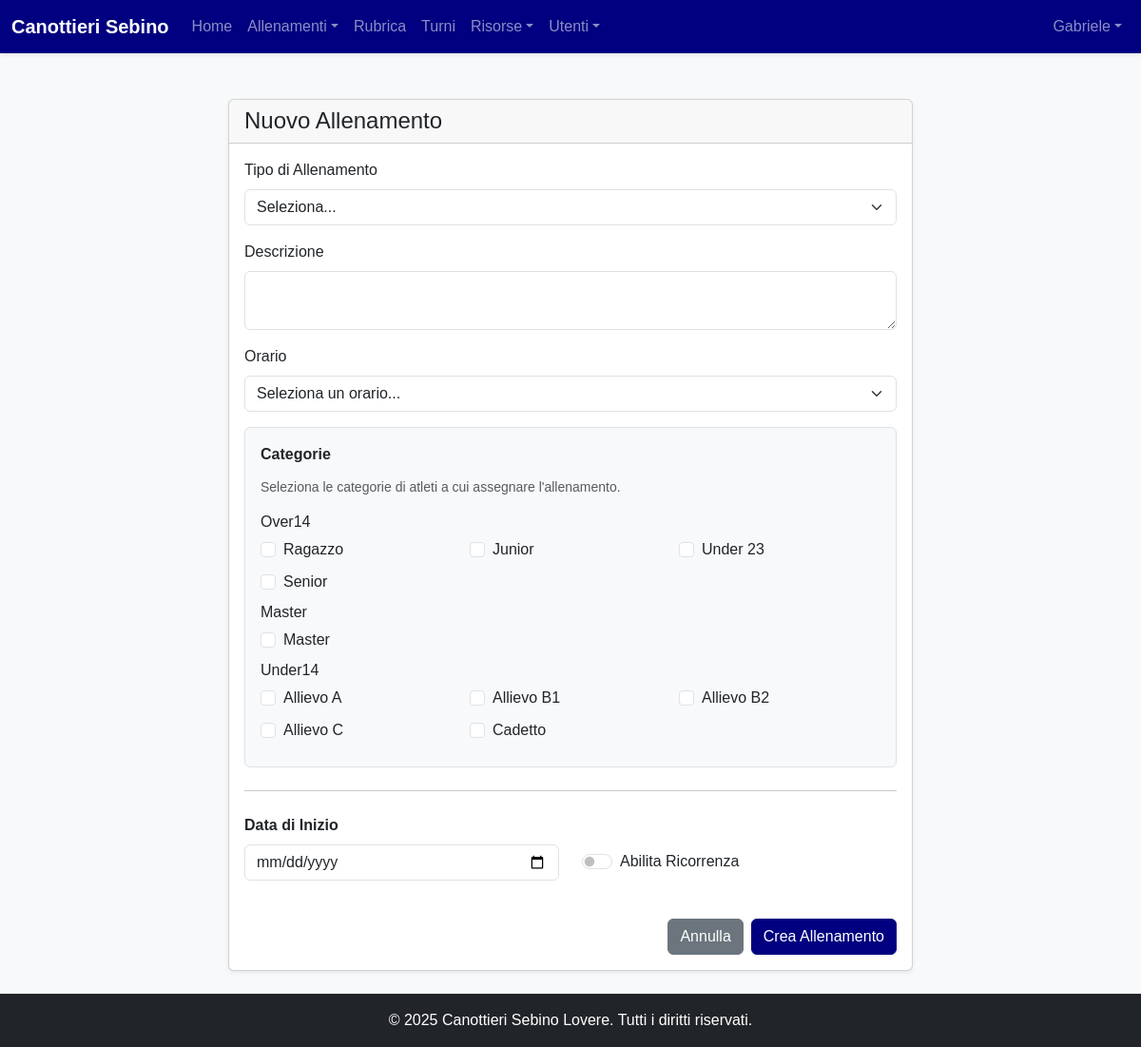
/allenamenti/nuovo (signed in), run on the app's committed database.
### models.py (models this page shows, shortened)
class User(Base):
    __tablename__ = "users"
    id = Column(Integer, primary_key=True, index=True)
    username = Column(String, unique=True, index=True, nullable=False)
    hashed_password = Column(String, nullable=False)
    first_name = Column(String, nullable=False)
    last_name = Column(String, nullable=False)
    email = Column(String, unique=True, index=True)
    phone_number = Column(String)
    date_of_birth = Column(Date)
    tax_code = Column(String, unique=True)
    enrollment_year = Column(Integer)
    membership_date = Column(Date)
    certificate_expiration = Column(Date)
    address = Column(String)
    manual_category = Column(String, nullable=True)
    roles = relationship("Role", secondary=user_roles, back_populates="users")
    tags = relationship("Tag", secondary=user_tags, back_populates="users")
    barche_assegnate = relationship("Barca", secondary=barca_atleti_association, back_populates="atleti_assegnati")
    schede_pesi = relationship("SchedaPesi", back_populates="atleta")
    turni = relationship("Turno", back_populates="user")

class Categoria(Base):
    __tablename__ = "categorie"
    id = Column(Integer, primary_key=True)
    nome = Column(String, unique=True, nullable=False)
    eta_min = Column(Integer, nullable=False)
    eta_max = Column(Integer, nullable=False)
    ordine = Column(Integer, default=0)
    allenamenti = relationship(
        "Allenamento", secondary=allenamento_categoria_association, back_populates="categories"
    )

### routers/trainings.py (the view)
@router.get("/allenamenti/nuovo", response_class=HTMLResponse)
async def nuovo_allenamento_form(
    request: Request,
    db: Session = Depends(get_db),
    staff_user: models.User = Depends(get_current_admin_or_coach_user),
):
    grouped_categories = _group_categories(db)
    return templates.TemplateResponse(
        "allenamenti/crea_allenamento.html",
        {
            "request": request,
            "current_user": staff_user,
            "grouped_categories": grouped_categories,
            "selected_category_names": [],
        },
    )

### templates/allenamenti/crea_allenamento.html (shortened to what this page needs)
{% extends "layouts/_base.html" %}
{% block content %}
<div class="container mt-4">
    <div class="row justify-content-center">
        <div class="col-lg-8">
            <div class="card shadow-sm">
                <div class="card-header">
                    <h2 class="h4 mb-0">Nuovo Allenamento</h2>
                </div>
                <div class="card-body">
                    {% include 'partials/_allenamento_form.html' %}
                </div>
            </div>
        </div>
    </div>
</div>
{% endblock %}

### templates/layouts/_base.html (shortened to what this page needs)
<!doctype html>
<html lang="it" class="h-100">
<head>
    <link href="https://cdn.jsdelivr.net/npm/bootstrap@5.3.3/dist/css/bootstrap.min.css" rel="stylesheet">
    <link rel="stylesheet" href="{{ url_for('static', path='/style.css') }}">
</head>
<body class="d-flex flex-column h-100 bg-light">
<nav class="navbar navbar-expand-lg navbar-dark bg-primary shadow-sm">
    <div class="container-fluid">
        <a class="navbar-brand fw-bold" href="/dashboard">Canottieri Sebino</a>
        <div class="collapse navbar-collapse" id="navbarNav">
            {% if current_user %}
            <ul class="navbar-nav me-auto mb-2 mb-lg-0">
                <li class="nav-item"><a class="nav-link" href="/dashboard">Home</a></li>
                <li class="nav-item dropdown">
                    <a class="nav-link dropdown-toggle" href="#" id="allenamentiDropdown" role="button" data-bs-toggle="dropdown">Allenamenti</a>
                </li>
                <li class="nav-item"><a class="nav-link" href="/rubrica">Rubrica</a></li>
                {% if current_user.is_admin %}<li class="nav-item"><a class="nav-link" href="/turni">Turni</a></li>{% endif %}
                <li class="nav-item dropdown">
                    <a class="nav-link dropdown-toggle" href="#" id="risorseDropdown" role="button" data-bs-toggle="dropdown">Risorse</a>
                </li>
                {% if current_user.is_admin %}
                <li class="nav-item dropdown">
                    <a class="nav-link dropdown-toggle" href="#" id="adminMenu" role="button" data-bs-toggle="dropdown">Utenti</a>
                </li>
                {% endif %}
            </ul>
            {% endif %}
            <ul class="navbar-nav ms-auto">
                {% if current_user %}
                <li class="nav-item dropdown">
                    <a class="nav-link dropdown-toggle" href="#" id="navbarUserDropdown" role="button" data-bs-toggle="dropdown">{{ current_user.first_name or current_user.username }}</a>
                </li>
                {% else %}
                <li class="nav-item"><a class="nav-link" href="/login">Login</a></li>
                {% endif %}
            </ul>
        </div>
    </div>
</nav>
<main class="container my-4 flex-grow-1">{% block content %}{% endblock %}</main>
<footer class="text-center text-white py-3 mt-auto bg-dark"><p class="mb-0">&copy; 2025 Canottieri Sebino Lovere. Tutti i diritti riservati.</p></footer>
</body>
</html>

### templates/partials/_allenamento_form.html (shortened to what this page needs)
{% set allenamento_data = allenamento or {} %}
{% set selected_categories = selected_category_names or [] %}
{% set grouped = grouped_categories or {} %}
<form method="post" id="allenamentoForm">
    <div class="mb-3">
        <label for="tipo" class="form-label">Tipo di Allenamento</label>
        <select class="form-select" id="tipo" name="tipo" required>
            <option value="" disabled {% if not allenamento_data.tipo %}selected{% endif %}>Seleziona...</option>
        </select>
    </div>
    <div class="mb-3">
        <label for="descrizione" class="form-label">Descrizione</label>
        <textarea class="form-control" id="descrizione" name="descrizione" rows="2">{{ allenamento_data.descrizione or '' }}</textarea>
    </div>
    <div class="mb-3">
        <label for="orario" class="form-label">Orario</label>
        <select class="form-select" id="orario" name="orario">
            <option value="" disabled {% if not allenamento_data.orario %}selected{% endif %}>Seleziona un orario...</option>
        </select>
    </div>
    <div class="mb-4 p-3 border rounded bg-light">
        <label class="form-label fw-bold">Categorie</label>
        <p class="form-text">Seleziona le categorie di atleti a cui assegnare l'allenamento.</p>
        {% for group_name, cats in grouped.items() %}
        <h6 class="mt-2">{{ group_name }}</h6>
        <div class="row g-2 mb-2">
            {% for category in cats %}
            <div class="col-md-4">
                <div class="form-check">
                    <input class="form-check-input" type="checkbox" name="category_names" value="{{ category }}" id="cat_{{ category.replace(' ', '_') }}" {% if category in selected_categories %}checked{% endif %}>
                    <label class="form-check-label" for="cat_{{ category.replace(' ', '_') }}">{{ category }}</label>
                </div>
            </div>
            {% endfor %}
        </div>
        {% endfor %}
    </div>
    <hr class="my-4">
    <div class="row align-items-end">
        <div class="col-md-6 mb-3">
            <label for="data" class="form-label fw-bold">Data di Inizio</label>
            <input type="date" class="form-control" id="data" name="data" value="{{ allenamento_data.data or '' }}" required>
        </div>
        <div class="col-md-6 mb-3">
            <div class="form-check form-switch mb-2">
                <input class="form-check-input" type="checkbox" id="is_recurring" name="is_recurring" value="true">
                <label class="form-check-label" for="is_recurring">Abilita Ricorrenza</label>
            </div>
        </div>
    </div>
    <div class="d-grid gap-2 d-md-flex justify-content-md-end mt-4">
        <a href="/calendario" class="btn btn-secondary">Annulla</a>
        <button type="submit" class="btn btn-primary">{{ 'Salva Modifiche' if allenamento else 'Crea Allenamento' }}</button>
    </div>
</form>

### static/style.css (style rules this page uses)
:root { --club-white: #ffffff; --club-light-blue: #ADD8E6; --club-navy-blue: #000080; --club-off-white-bg: #f8f9fa; --club-text-dark: #212529; --bs-primary-rgb: 0, 0, 128; }
body { font-family: Helvetica, Arial, sans-serif; color: var(--club-text-dark); background-color: var(--club-off-white-bg); }
.navbar-dark { background-color: var(--club-navy-blue) !important; }
.btn-primary { background-color: var(--club-navy-blue); border-color: var(--club-navy-blue); }
a { color: var(--club-navy-blue); }

### data on the page
User: first_name "Gabriele"
Categoria: nome "Ragazzo"
Categoria: nome "Junior"
Categoria: nome "Under 23"
Categoria: nome "Senior"
Categoria: nome "Master"
Categoria: nome "Allievo A"
Categoria: nome "Allievo B1"
Categoria: nome "Allievo B2"
Categoria: nome "Allievo C"
Categoria: nome "Cadetto"

### other printed values
{{ group_name }} "Over14" "Master" "Under14"
{{ 'Salva Modifiche' if allenamento else 'Crea Allenamento' }} "Crea Allenamento"
